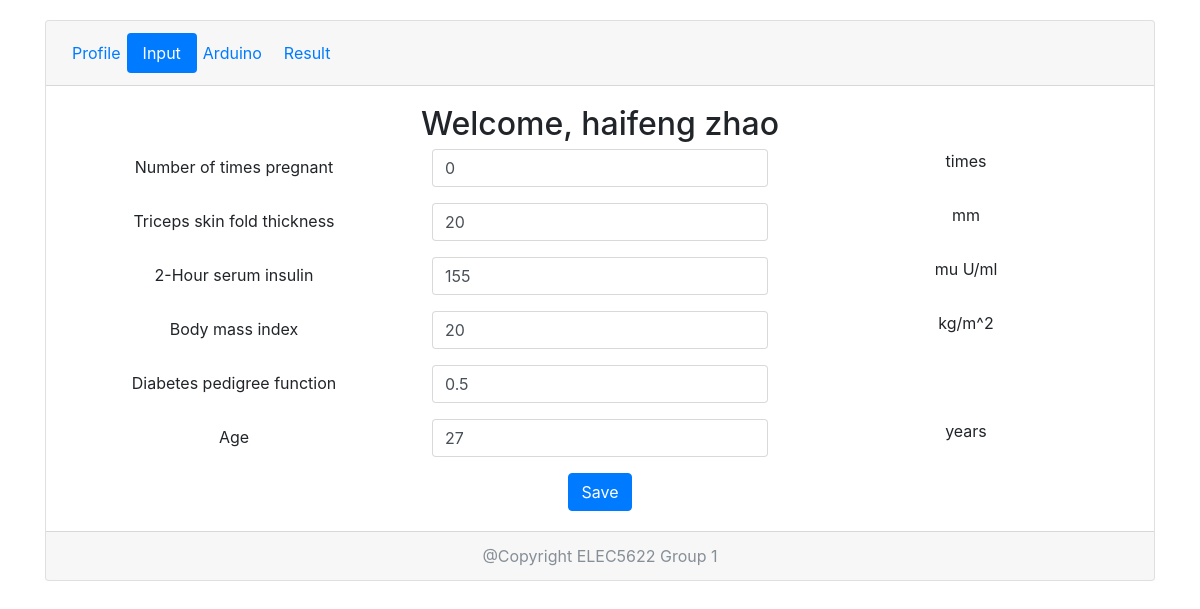
Screenshot of /diabetes/input/ (signed in) with the database file from the repository.
### diabetes/models.py (models this page shows)
class InputBodyStatus(models.Model):
	user = models.ForeignKey(
		User,
		on_delete=models.CASCADE,
	)
	pregnant = models.DecimalField(max_digits=25, decimal_places=15)
	skinfold = models.DecimalField(max_digits=25, decimal_places=15)
	seruminsulin = models.DecimalField(max_digits=25, decimal_places=15)
	bmi = models.DecimalField(max_digits=25, decimal_places=15)
	pedigree = models.DecimalField(max_digits=25, decimal_places=15)
	age = models.DecimalField(max_digits=25, decimal_places=15)
	inputdate = models.DateTimeField(auto_now_add=True, blank=True)

### diabetes/views.py (the view, shortened to what this page needs)
def input(request):
	user_id = request.session['user_id']
	user = User.objects.get(pk=user_id)
	if InputBodyStatus.objects.filter(user=user).exists():
		body_status = InputBodyStatus.objects.filter(user=user).order_by('-id')[0]
		context = {
			"user": user,
			"tag": "input",
			"status": body_status,
		}
		return render(request, "input.html", context)
	context = {
			"user": user,
			"tag": "input",
		}
	return render(request, "input.html", context)

### templates/input.html (shortened to what this page needs)
{% extends "diabetes_base.html" %}
{% load staticfiles %}
		{% block content %}
		<h2> Welcome, {{user.first_name}} {{user.last_name}}</h2>
    <form action="{% url 'input' %}" method="POST">
      <div class="form-group row">
        <label for="pregnant" class="col-sm-4 col-form-label">Number of times pregnant</label>
        <div class="col-sm-4">
          <input type="input" class="form-control" id="pregnant" name="pregnant" value="{{status.pregnant|floatformat}}"/>
        </div>
        <div class="col-sm-4">
          times
        </div>
      </div>
      <div class="form-group row">
        <label for="skinfold" class="col-sm-4 col-form-label">Triceps skin fold thickness</label>
        <div class="col-sm-4">
          <input type="input" class="form-control" id="skinfold" name="skinfold" value="{{status.skinfold|floatformat}}"/>
        </div>
        <div class="col-sm-4">
          mm
        </div>
      </div>
      <div class="form-group row">
        <label for="seruminsulin" class="col-sm-4 col-form-label">2-Hour serum insulin</label>
        <div class="col-sm-4">
          <input type="input" class="form-control" id="seruminsulin" name="seruminsulin" value="{{status.seruminsulin|floatformat}}"/>
        </div>
        <div class="col-sm-4">
          mu U/ml
        </div>
      </div>
      <div class="form-group row">
        <label for="bmi" class="col-sm-4 col-form-label">Body mass index</label>
        <div class="col-sm-4">
          <input type="input" class="form-control" id="bmi" name="bmi" value="{{status.bmi|floatformat}}"/>
        </div>
        <div class="col-sm-4">
          kg/m^2
        </div>
      </div>
      <div class="form-group row">
        <label for="pedigree" class="col-sm-4 col-form-label">Diabetes pedigree function</label>
        <div class="col-sm-4">
          <input type="input" class="form-control" id="pedigree" name="pedigree" value="{{status.pedigree|floatformat}}"/>
        </div>
        <div class="col-sm-4">
        </div>
      </div>
      <div class="form-group row">
        <label for="age" class="col-sm-4 col-form-label">Age</label>
        <div class="col-sm-4">
          <input type="input" class="form-control" id="age" name="age" value="{{status.age|floatformat}}"/>
        </div>
        <div class="col-sm-4">
          years
        </div>
      </div>
      <button type="submit" class="btn btn-primary">Save</button>
    </form>
		{% endblock %}

### static/css/diabetes.css (style rules this page uses)
body { background: url(../images/background.jpg) no-repeat center center fixed; -webkit-background-size: cover; -moz-background-size: cover; -o-background-size: cover; background-size: cover; }

### rows the page displays
InputBodyStatus: pregnant "0", skinfold "20", seruminsulin "155", bmi "20", pedigree "0.5", age "27"

### other values shown
{{ user.first_name }} "haifeng"
{{ user.last_name }} "zhao"
